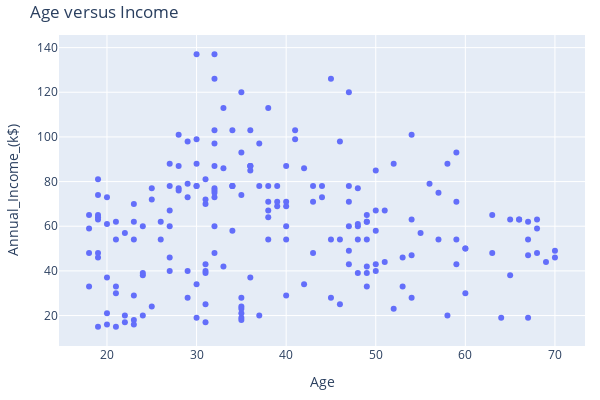

The notebook cell saved with this chart:
### Markdown cell above
No one above 40 years old has spending score > 60.  
Very few customers below 30 years old have low spending score < 40.  
The highest spending scores appear to be also a matter of age and not olny a matter of income.   
This is the first tutorial that shows this (conclusion after reading dozens of tutorials on kaggle).

### Code cell
# each visualization library has slightly different "syntax" and "names".
# here we use plotly express library and the scatter() function.
#see how to use tight layout margins.
px.scatter(df, x="Age", y="Annual_Income_(k$)",
           height=400, width=600,
          title="Age versus Income"
          ).update_layout(margin=dict(t=35, l=15, r=15, b=15))

### Figure 1 — Plotly figure (JSON) as saved in the notebook; plotly's stock layout.template omitted (floating-point values rounded to 4 significant figures; data arrays with more than 128 entries replaced by an {"elided": "..."} marker saying what was removed)
{"data": [{"hovertemplate": "Age=%{x}<br>Annual_Income_(k$)=%{y}<extra></extra>", "legendgroup": "", "marker": {"color": "#636efa", "symbol": "circle"}, "mode": "markers", "name": "", "orientation": "v", "showlegend": false, "type": "scatter", "x": {"elided": "200 int values"}, "xaxis": "x", "y": {"elided": "200 int values"}, "yaxis": "y"}], "layout": {"height": 400, "legend": {"tracegroupgap": 0}, "margin": {"b": 15, "l": 15, "r": 15, "t": 35}, "title": {"text": "Age versus Income"}, "width": 600, "xaxis": {"anchor": "y", "domain": [0, 1], "title": {"text": "Age"}}, "yaxis": {"anchor": "x", "domain": [0, 1], "title": {"text": "Annual_Income_(k$)"}}}}
